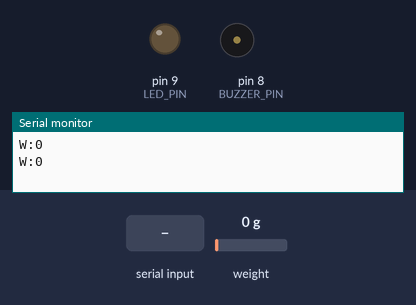
Bench run of a sketch on a simulated Arduino Uno, built with avr-gcc and run on an emulated ATmega328P. On the bench: output pins drawn as LEDs (lit = HIGH), buzzer (waves = sounding, pin HIGH), the last lines printed to the serial monitor. The test bench sets the inputs (shaded band); at power-on: weight on the scale 0 g.

Above: at 2.7 s.
2.8 s: "BUZZER_ON\n" received over Serial
At 4.3 s:
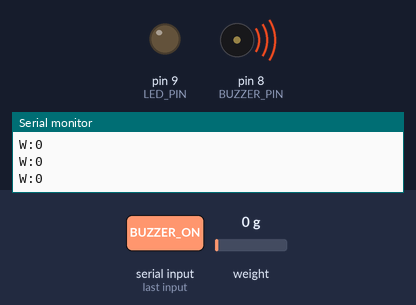
4.6 s: "LED_ON\n" received over Serial
At 5.2 s:
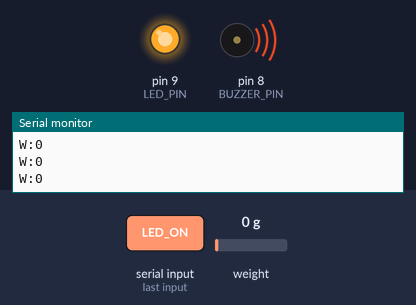
6.2 s: "BUZZER_OFF\n" received over Serial
At 7.2 s:
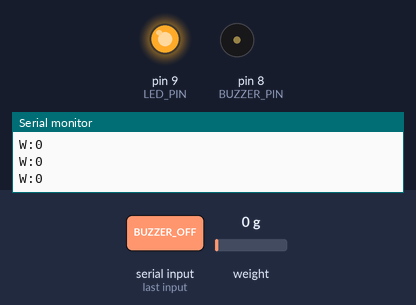
7.9 s: "LED_OFF\n" received over Serial
At 9.1 s:
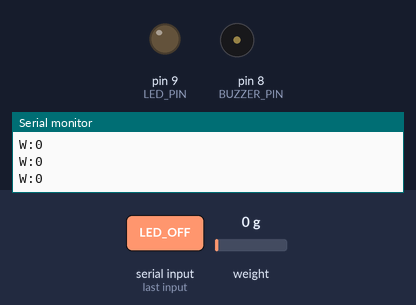
Timing chart, 0 to 10.5 s (numbered marks = the images above; inputs shaded):
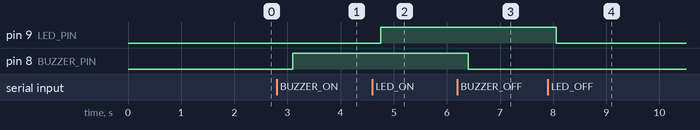

The sketch:

uno_bridge.ino
```cpp
#include "HX711.h"

const int LOADCELL_DOUT_PIN = 2;
const int LOADCELL_SCK_PIN  = 3;

const int BUZZER_PIN = 8;
const int LED_PIN    = 9;

HX711 scale;

void setup() {
  Serial.begin(115200);
  scale.begin(LOADCELL_DOUT_PIN, LOADCELL_SCK_PIN);
  delay(500);
  scale.tare();

  pinMode(BUZZER_PIN, OUTPUT);
  pinMode(LED_PIN, OUTPUT);
}

void loop() {
  long reading = scale.get_units(5);
  Serial.print("W:");
  Serial.println(reading);

  if (Serial.available()) {
    String cmd = Serial.readStringUntil('\n');

    if (cmd == "BUZZER_ON")  digitalWrite(BUZZER_PIN, HIGH);
    if (cmd == "BUZZER_OFF") digitalWrite(BUZZER_PIN, LOW);
    if (cmd == "LED_ON")     digitalWrite(LED_PIN, HIGH);
    if (cmd == "LED_OFF")    digitalWrite(LED_PIN, LOW);
  }

  delay(50);
}
```

Measured:
- after the input at 2.8 s, pin 8 (BUZZER_PIN): LOW → HIGH after 0.30 s
- after the input at 4.6 s, pin 9 (LED_PIN): LOW → HIGH after 0.15 s
- after the input at 6.2 s, pin 8 (BUZZER_PIN): HIGH → LOW after 0.20 s
- after the input at 7.9 s, pin 9 (LED_PIN): HIGH → LOW after 0.16 s
